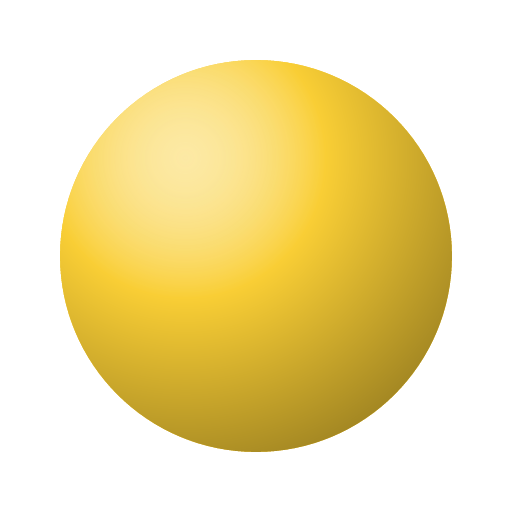
#> input picture assets/symbols/modern3d/color-yellow.png, 512 x 512 px
$ python compress_symbols.py
#> lines starting #> are read from the running program, lines starting #| are printed output that depends on the picture
"""Shrink bundled raster symbols without changing what anyone sees.

- modern3d, noto, learning: PNG -> lossless WebP (identical pixels). Pictures
  wider than 512 px are first resized to 512, the largest size a button shows.
- twemoji: the 72 px PNG copies are deleted; the app draws the same Twemoji
  from its SVG, which is sharp at every size.

Idempotent. Usage: python tools/compress_symbols.py
"""
import hashlib
import json
from concurrent.futures import ProcessPoolExecutor
from pathlib import Path

from PIL import Image

ROOT = Path(__file__).resolve().parents[1]
SYMBOLS = ROOT / 'assets/symbols'
MAX_SIDE = 512


def convert(png):
    im = Image.open(png).convert('RGBA')
#> im is the input picture: PIL image 512x512 RGBA; mean R, G, B, A 104.8, 89, 32.9, 117.6
    if max(im.size) > MAX_SIDE:
        im = im.resize((MAX_SIDE, MAX_SIDE), Image.LANCZOS)
    out = png.with_suffix('.webp')
    im.save(out, 'WEBP', lossless=True, quality=100, method=6, exact=True)
    if Image.open(out).convert('RGBA').tobytes() != im.tobytes():
        raise ValueError(f'lossless round-trip changed pixels: {png}')
    png.unlink()
    return out.stat().st_size


def main():
    pngs = [p for pack in ('modern3d', 'noto', 'learning') for p in (SYMBOLS / pack).glob('*.png')]
    with ProcessPoolExecutor() as pool:
        sizes = list(pool.map(convert, pngs, chunksize=32))
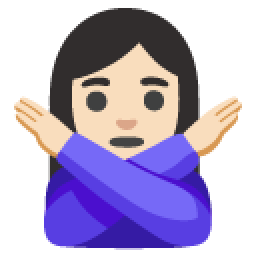
#> input picture assets/symbols/noto/u1f645-u1f3fb-u200d-u2640-ufe0f.png, 128 x 128 px (shown 2 times larger)
#> in convert, im is the input picture: PIL image 128x128 RGBA; mean R, G, B, A 71.6, 59.6, 91.8, 142.8
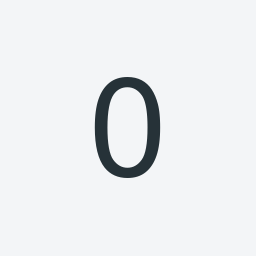
#> input picture assets/symbols/learning/0.png, 256 x 256 px
    removed = 0
    for png in (SYMBOLS / 'twemoji').glob('*.png'):
        if png.with_suffix('.svg').exists():
            png.unlink()
            removed += 1
    # The 3D manifest records hashes of the shipped files.
    manifest_path = ROOT / 'docs/modern-symbol-manifest.json'
#> (the run stopped early here; a loop or call above may not have finished)
